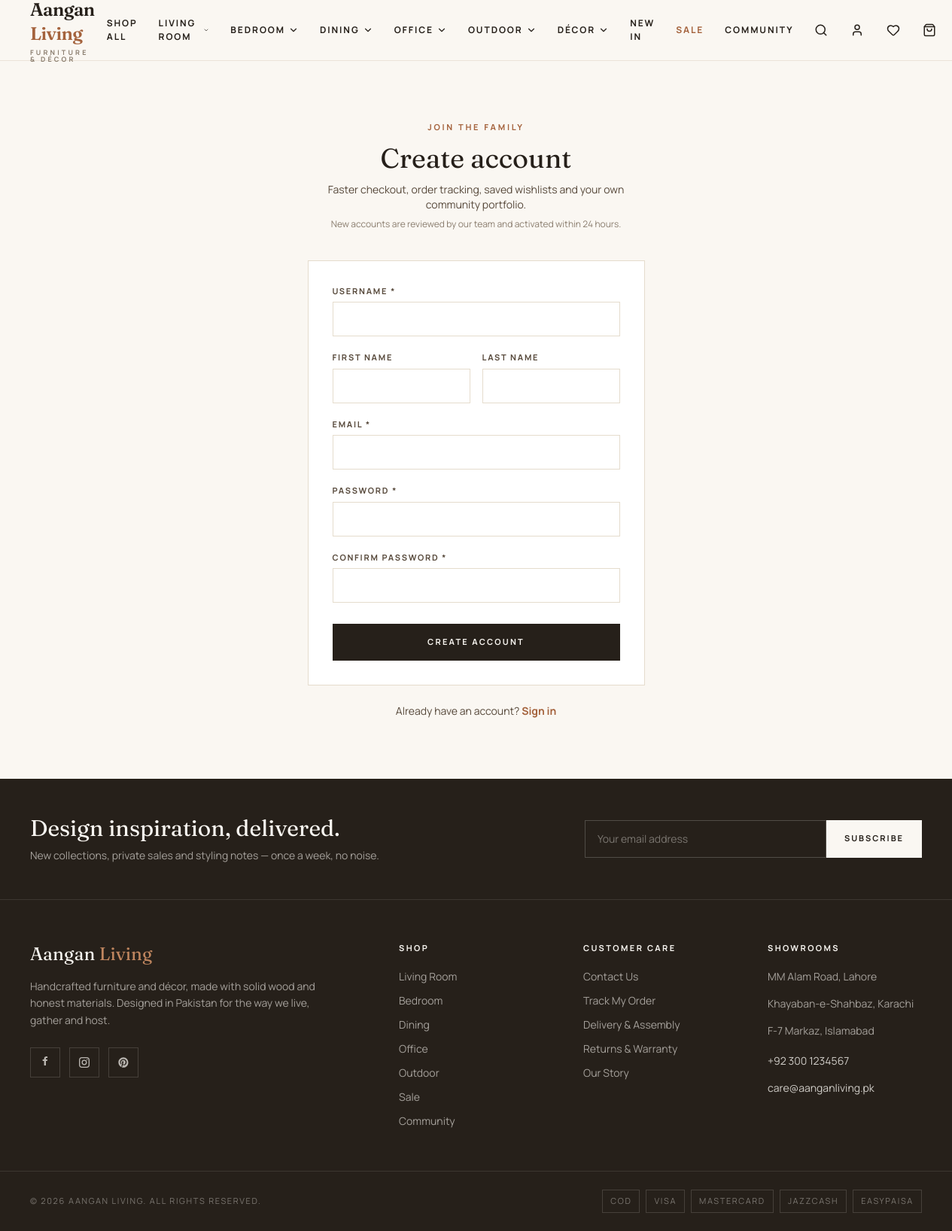
/account/register/, run on the app's committed database.
### categories/models.py (models this page shows, shortened)
class Category(MPTTModel):
    name = models.CharField(max_length=100)
    slug = models.SlugField(unique=True)
    parent = TreeForeignKey(
        "self",
        on_delete=models.CASCADE,
        related_name="children",
        null=True,
        blank=True,
    )
    description = models.TextField(blank=True)
    image = models.ImageField(upload_to="categories/", blank=True)
    image_url = models.URLField(
        blank=True,
        help_text="Remote placeholder image used during development.",
    )
    meta_title = models.CharField(
        max_length=120, blank=True, help_text="Optional SEO title for this category page."
    )
    meta_description = models.CharField(
        max_length=160, blank=True, help_text="Optional SEO description for this category page."
    )
    is_active = models.BooleanField(default=True)
    is_featured = models.BooleanField(
        default=False,
        help_text="Show on the home page category grid.",
    )
    sort_order = models.PositiveIntegerField(default=0)
    class MPTTMeta:
        order_insertion_by = ("sort_order", "name")
    class Meta:
        verbose_name_plural = "Categories"
    @property
    def display_image(self):
        return self.image_url or (self.image.url if self.image else "")
    def get_absolute_url(self):
        return reverse("products:category_detail", args=[self.slug])

### core/models.py (models this page shows, shortened)
class StoreSetting(models.Model):
    site_name = models.CharField(max_length=100, default="Aangan Living")
    tagline = models.CharField(
        max_length=200, default="Handcrafted Furniture & Home Décor", blank=True
    )
    logo = models.ImageField(upload_to="store/", blank=True)
    favicon = models.ImageField(upload_to="store/", blank=True)
    primary_color = models.CharField(max_length=7, default="#3F3A33")
    secondary_color = models.CharField(max_length=7, default="#B4684A")
    contact_email = models.EmailField(default="care@aanganliving.pk")
    contact_phone = models.CharField(max_length=30, default="+92 300 1234567")
    facebook_url = models.URLField(blank=True)
    instagram_url = models.URLField(blank=True)
    pinterest_url = models.URLField(blank=True)
    youtube_url = models.URLField(blank=True)
    announcement_text = models.CharField(max_length=200, blank=True)
    announcement_active = models.BooleanField(default=False)
    class Meta:
        verbose_name = "Store settings"
        verbose_name_plural = "Store settings"
    @classmethod
    def load(cls):
        return cls.objects.get_or_create(pk=1)[0]

### accounts/views.py (the view, shortened to what this page needs)
# urls.py: path("register/", views.register, name="register"),
def register(request):
    if request.user.is_authenticated:
        return redirect("core:home")
    form = RegisterForm(request.POST or None)
    return render(request, "accounts/register.html", {"form": form})

### accounts/forms.py (shortened to what this page needs)
class RegisterForm(UserCreationForm):
    email = forms.EmailField(required=True)
    first_name = forms.CharField(max_length=50, required=False)
    last_name = forms.CharField(max_length=50, required=False)
    class Meta:
        model = User
        fields = ("username", "first_name", "last_name", "email", "password1", "password2")

### core/context_processors.py (called while the page is built, shortened)
def _cart_data(request):
    cart_id = request.session.get("cart_id")
    if not cart_id:
        return {"cart_count": 0, "cart_subtotal": 0}

def _wishlist_data(request):
    if request.user.is_authenticated:
        ids = set(request.user.wishlist_items.values_list("product_id", flat=True))
    else:
        ids = set(request.session.get("wishlist", []))
    return {"wishlist_count": len(ids), "wishlist_ids": ids}

### templates/accounts/register.html (shortened to what this page needs)
{% extends "base.html" %}
{% load widget_tweaks %}
{% block content %}
<section class="container-x flex justify-center py-14 md:py-20">
  <div class="w-full max-w-md">
    <div class="text-center">
      <p class="eyebrow">Join the family</p>
      <h1 class="mt-3 font-display text-3xl text-bark md:text-4xl">Create account</h1>
      <p class="mt-3 text-sm text-cocoa">Faster checkout, order tracking, saved wishlists and your own community portfolio.</p>
      <p class="mt-2 text-xs text-stone">New accounts are reviewed by our team and activated within 24 hours.</p>
    </div>
    <form method="post" class="mt-10 border border-linen bg-paper p-8">
      <div class="space-y-5">
        <div>
          <label class="mb-1.5 block text-[11px] font-bold uppercase tracking-[0.16em] text-cocoa" for="{{ form.username.id_for_label }}">Username *</label>
          {% render_field form.username class="input" %}
        </div>
        <div class="grid grid-cols-2 gap-4">
          <div>
            <label class="mb-1.5 block text-[11px] font-bold uppercase tracking-[0.16em] text-cocoa" for="{{ form.first_name.id_for_label }}">First name</label>
            {% render_field form.first_name class="input" %}
          </div>
          <div>
            <label class="mb-1.5 block text-[11px] font-bold uppercase tracking-[0.16em] text-cocoa" for="{{ form.last_name.id_for_label }}">Last name</label>
            {% render_field form.last_name class="input" %}
          </div>
        </div>
        <div>
          <label class="mb-1.5 block text-[11px] font-bold uppercase tracking-[0.16em] text-cocoa" for="{{ form.email.id_for_label }}">Email *</label>
          {% render_field form.email class="input" %}
        </div>
        <div>
          <label class="mb-1.5 block text-[11px] font-bold uppercase tracking-[0.16em] text-cocoa" for="{{ form.password1.id_for_label }}">Password *</label>
          {% render_field form.password1 class="input" %}
        </div>
        <div>
          <label class="mb-1.5 block text-[11px] font-bold uppercase tracking-[0.16em] text-cocoa" for="{{ form.password2.id_for_label }}">Confirm password *</label>
          {% render_field form.password2 class="input" %}
        </div>
      </div>
      <button type="submit" class="btn-dark mt-7 w-full">Create account</button>
    </form>
    <p class="mt-6 text-center text-sm text-cocoa">
      Already have an account?
      <a href="{% url 'accounts:login' %}" class="font-bold text-clay hover:underline">Sign in</a>
    </p>
  </div>
</section>
{% endblock %}

### templates/partials/navbar.html (shortened to what this page needs)
{% load price_filters %}
<header id="site-header" class="sticky top-0 z-50 border-b border-linen/70 bg-cream/95 backdrop-blur transition-shadow duration-300">
  <nav class="container-x relative flex h-16 items-center justify-between gap-4 lg:h-20">
    <a href="{% url 'core:home' %}" class="flex flex-col items-start leading-none">
      <span class="font-display text-[22px] font-semibold tracking-tight text-bark lg:text-2xl">Aangan<span class="text-clay"> Living</span></span>
      <span class="mt-1 hidden text-[9px] font-bold uppercase tracking-[0.35em] text-stone sm:block">Furniture &amp; Décor</span>
    </a>
    <div class="hidden items-center gap-7 lg:flex">
      <a href="{% url 'products:product_list' %}" class="nav-link">Shop All</a>
      {% for category in nav_categories %}
        <div class="group">
          <a href="{{ category.get_absolute_url }}"
             class="nav-link flex items-center gap-1 {% if active_category and category.slug == active_category %}text-clay{% endif %}">
            {{ category.name }}
            {% if category.children.all %}
              <i data-lucide="chevron-down" class="h-3.5 w-3.5 transition-transform duration-300 group-hover:rotate-180"></i>
            {% endif %}
          </a>
        </div>
      {% endfor %}
      <a href="{% url 'products:product_list' %}?is_new=1" class="nav-link">New In</a>
      <a href="{% url 'products:product_list' %}?on_sale=1" class="nav-link text-clay">Sale</a>
      <a href="{% url 'community:showcase' %}" class="nav-link">Community</a>
    </div>
    <div class="flex items-center gap-1 sm:gap-2">
      <button type="button" id="search-toggle" class="flex h-10 w-10 items-center justify-center text-bark transition-colors hover:text-clay" aria-label="Search">
        <i data-lucide="search" class="h-[18px] w-[18px]"></i>
      </button>
      <div class="group/account relative hidden sm:block">
        <a href="{% if user.is_authenticated %}{% url 'accounts:profile' %}{% else %}{% url 'accounts:login' %}{% endif %}"
           class="flex h-10 w-10 items-center justify-center text-bark transition-colors hover:text-clay" aria-label="Account">
          <i data-lucide="user" class="h-[18px] w-[18px]"></i>
        </a>
      </div>
      <a href="{% url 'wishlist:wishlist' %}" class="relative flex h-10 w-10 items-center justify-center text-bark transition-colors hover:text-clay" aria-label="Wishlist">
        <i data-lucide="heart" class="h-[18px] w-[18px]"></i>
      </a>
      <a href="{% url 'cart:cart_detail' %}" class="relative flex h-10 w-10 items-center justify-center text-bark transition-colors hover:text-clay" aria-label="Cart">
        <i data-lucide="shopping-bag" class="h-[18px] w-[18px]"></i>
      </a>
    </div>
  </nav>
</header>

### templates/partials/footer.html (shortened to what this page needs)
{% load price_filters %}
<footer class="mt-auto bg-bark text-cream/80">
  <div class="border-b border-cream/10">
    <div class="container-x flex flex-col items-start justify-between gap-6 py-12 md:flex-row md:items-center">
      <div>
        <h3 class="font-display text-2xl text-cream md:text-3xl">Design inspiration, delivered.</h3>
        <p class="mt-2 text-sm text-cream/60">New collections, private sales and styling notes — once a week, no noise.</p>
      </div>
      <form method="post" action="{% url 'core:home' %}" class="flex w-full max-w-md" id="newsletter-form">
        <input type="email" name="newsletter_email" placeholder="Your email address" required
               class="w-full border border-cream/20 bg-transparent px-4 py-3.5 text-sm text-cream placeholder:text-cream/40 focus:border-clay focus:outline-none" />
        <button type="submit" class="shrink-0 bg-cream px-6 text-[11px] font-bold uppercase tracking-[0.18em] text-bark transition-colors hover:bg-clay hover:text-white">
          Subscribe
        </button>
      </form>
    </div>
  </div>
  <div class="container-x grid grid-cols-2 gap-10 py-14 md:grid-cols-4 lg:grid-cols-5">
    <div class="col-span-2 lg:col-span-2">
      <span class="font-display text-2xl text-cream">Aangan<span class="text-clay-light"> Living</span></span>
      <p class="mt-4 max-w-sm text-sm leading-relaxed text-cream/60">
        Handcrafted furniture and décor, made with solid wood and honest materials.
        Designed in Pakistan for the way we live, gather and host.
      </p>
      <div class="mt-6 flex gap-3">
        <a href="#" class="flex h-10 w-10 items-center justify-center border border-cream/15 text-cream/70 transition-colors hover:border-clay hover:text-clay-light" aria-label="Facebook">
          <svg viewBox="0 0 24 24" class="h-4 w-4" fill="currentColor"><path d="M13.5 9H16l.5-3h-3V4.5c0-.9.3-1.5 1.6-1.5H16.6V.2C16.3.2 15.3 0 14.1 0 11.6 0 9.9 1.5 9.9 4.3V6H7v3h2.9v9h3.6V9Z"/></svg>
        </a>
        <a href="#" class="flex h-10 w-10 items-center justify-center border border-cream/15 text-cream/70 transition-colors hover:border-clay hover:text-clay-light" aria-label="Instagram">
          <svg viewBox="0 0 24 24" class="h-4 w-4" fill="none" stroke="currentColor" stroke-width="2"><rect x="2.5" y="2.5" width="19" height="19" rx="5"/><circle cx="12" cy="12" r="4.2"/><circle cx="17.6" cy="6.4" r="1.1" fill="currentColor" stroke="none"/></svg>
        </a>
        <a href="#" class="flex h-10 w-10 items-center justify-center border border-cream/15 text-cream/70 transition-colors hover:border-clay hover:text-clay-light" aria-label="Pinterest">
        </a>
      </div>
    </div>
    <div>
      <h4 class="text-[11px] font-bold uppercase tracking-[0.22em] text-cream">Shop</h4>
      <ul class="mt-5 space-y-3 text-sm">
        {% for category in nav_categories|slice:":5" %}
          <li><a href="{{ category.get_absolute_url }}" class="text-cream/60 transition-colors hover:text-clay-light">{{ category.name }}</a></li>
        {% endfor %}
        <li><a href="{% url 'products:product_list' %}?on_sale=1" class="text-cream/60 transition-colors hover:text-clay-light">Sale</a></li>
        <li><a href="{% url 'community:showcase' %}" class="text-cream/60 transition-colors hover:text-clay-light">Community</a></li>
      </ul>
    </div>
    <div>
      <h4 class="text-[11px] font-bold uppercase tracking-[0.22em] text-cream">Customer Care</h4>
      <ul class="mt-5 space-y-3 text-sm">
        <li><a href="{% url 'core:contact' %}" class="text-cream/60 transition-colors hover:text-clay-light">Contact Us</a></li>
        <li><a href="{% url 'orders:order_history' %}" class="text-cream/60 transition-colors hover:text-clay-light">Track My Order</a></li>
        <li><a href="{% url 'core:contact' %}" class="text-cream/60 transition-colors hover:text-clay-light">Delivery &amp; Assembly</a></li>
        <li><a href="{% url 'core:contact' %}" class="text-cream/60 transition-colors hover:text-clay-light">Returns &amp; Warranty</a></li>
        <li><a href="{% url 'core:about' %}" class="text-cream/60 transition-colors hover:text-clay-light">Our Story</a></li>
      </ul>
    </div>
    <div>
      <h4 class="text-[11px] font-bold uppercase tracking-[0.22em] text-cream">Showrooms</h4>
      <ul class="mt-5 space-y-4 text-sm text-cream/60">
        <li>MM Alam Road, Lahore</li>
        <li>Khayaban-e-Shahbaz, Karachi</li>
        <li>F-7 Markaz, Islamabad</li>
        <li class="pt-1"><a href="tel:{{ store_phone }}" class="text-cream/80 hover:text-clay-light">{{ store_phone }}</a></li>
        <li><a href="mailto:{{ store_email }}" class="text-cream/80 hover:text-clay-light">{{ store_email }}</a></li>
      </ul>
    </div>
  </div>
  <div class="border-t border-cream/10">
    <div class="container-x flex flex-col items-center justify-between gap-4 py-6 text-[11px] uppercase tracking-[0.15em] text-cream/40 md:flex-row">
      <p>© {% now "Y" %} {{ store_name|upper }}. All rights reserved.</p>
      <div class="flex items-center gap-2">
        <span class="border border-cream/15 px-2.5 py-1.5">COD</span>
        <span class="border border-cream/15 px-2.5 py-1.5">Visa</span>
        <span class="border border-cream/15 px-2.5 py-1.5">Mastercard</span>
        <span class="border border-cream/15 px-2.5 py-1.5">JazzCash</span>
        <span class="border border-cream/15 px-2.5 py-1.5">EasyPaisa</span>
      </div>
    </div>
  </div>
</footer>

### data on the page
Category: name "LIVING ROOM", name "Living Room"
Category: name "BEDROOM", name "Bedroom"
Category: name "DINING", name "Dining"
Category: name "OFFICE", name "Office"
Category: name "OUTDOOR", name "Outdoor"
Category: name "DÉCOR"
StoreSetting: contact_phone "+92 300 1234567", contact_email "care@aanganliving.pk", site_name "AANGAN LIVING"
